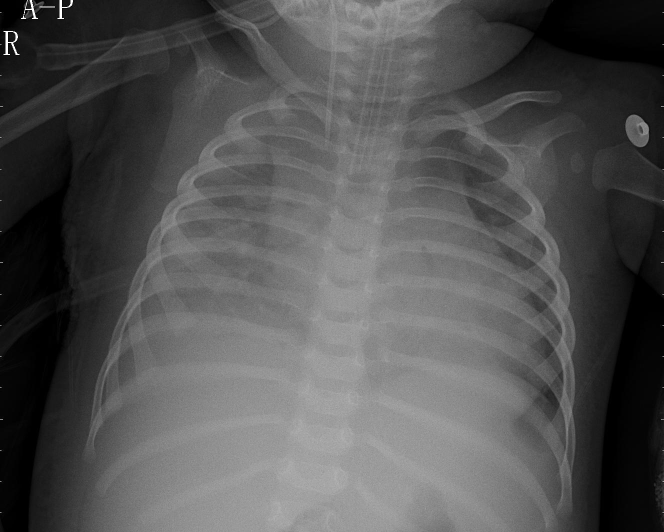
#> input picture samples/bacteria.jpeg, 1328 x 1064 px (shown at 1/2 size)
$ python -i preprocess.py   (imports and definitions only)
#> lines starting #> are read from the running program, lines starting #| are printed output that depends on the picture
#> further down, picture is the input picture: shape (1064, 1328, 3); min 0, max 255, mean 83.2
#!/usr/bin/env python3
# -*- coding: utf-8 -*-
"""Preprocesamiento de imágenes para inferencia."""

from __future__ import annotations

from typing import Tuple

import cv2
import numpy as np


def preprocess(
    array: np.ndarray,
    size: Tuple[int, int] = (512, 512),
    use_clahe: bool = True,
    clip_limit: float = 2.0,
    tile_grid_size: Tuple[int, int] = (4, 4),
) -> np.ndarray:
    """Convierte una imagen a gris, normaliza y añade dimensiones de batch.

    Args:
        array: Imagen RGB (H, W, 3) o en gris (H, W). Se acepta uint8 o float.
        size: Tamaño objetivo (ancho, alto) para `resize`.
        use_clahe: Si `True`, aplica CLAHE para mejorar contraste local.
        clip_limit: Parámetro de CLAHE.
        tile_grid_size: Parámetro de CLAHE (tamaño de teselas).

    Returns:
        Batch `float32` con shape (1, H, W, 1) y valores en [0.0, 1.0].

    Raises:
        ValueError: Si la imagen no es RGB (H, W, 3) ni GRIS (H, W).
    """
#> called with size = (512, 512), use_clahe = True, clip_limit = 2, tile_grid_size = (4, 4)
    if array.ndim == 3 and array.shape[2] == 3:
        gray = cv2.cvtColor(array, cv2.COLOR_RGB2GRAY)
    elif array.ndim == 2:
        gray = array
    else:
        raise ValueError("La imagen debe ser RGB (H, W, 3) o GRIS (H, W).")

    # Sanitizar valores numéricos
    gray = np.nan_to_num(gray, copy=False)

    # Asegurar uint8 para CLAHE y operaciones posteriores
    if gray.dtype != np.uint8:
        gmin, gmax = float(np.min(gray)), float(np.max(gray))
        if gmax > 1.0:  # ya parece estar en 0..255
            gray = np.clip(gray, 0, 255).astype(np.uint8)
        else:  # 0..1 → escalar a 0..255
            gray = np.clip(gray * 255.0, 0, 255).astype(np.uint8)

    # Redimensionar primero (mejor que después de normalizar)
    gray = cv2.resize(gray, size, interpolation=cv2.INTER_AREA)
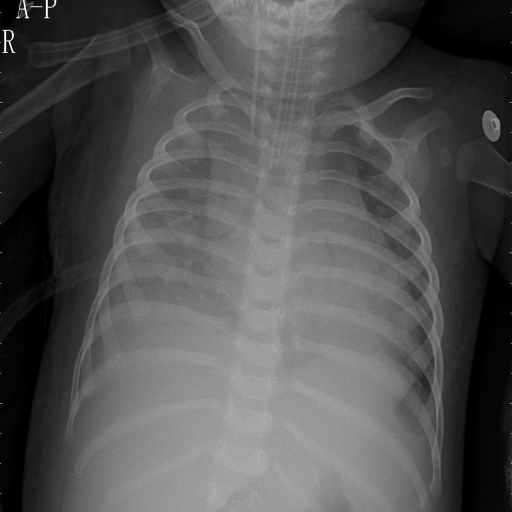
#> gray: shape (512, 512); min 0, max 255, mean 83.2

    # Contraste local opcional
    if use_clahe:
        clahe = cv2.createCLAHE(clipLimit=clip_limit, tileGridSize=tile_grid_size)
        gray = clahe.apply(gray)
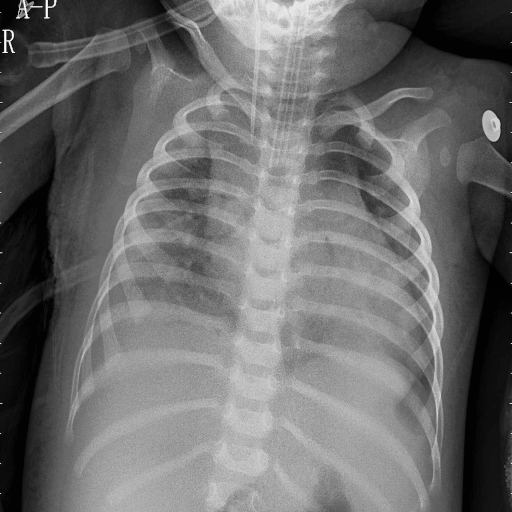
#> gray: shape (512, 512); min 1, max 255, mean 109

    # Normalizar a [0, 1] y añadir canales/batch
    gray = gray.astype(np.float32) / 255.0
    gray = np.expand_dims(gray, axis=-1)  # (H, W, 1)
    batch = np.expand_dims(gray, axis=0)  # (1, H, W, 1)
    return batch

>>> import cv2
>>> picture = cv2.cvtColor(cv2.imread('../samples/bacteria.jpeg'), cv2.COLOR_BGR2RGB)
>>> result = preprocess(picture)
